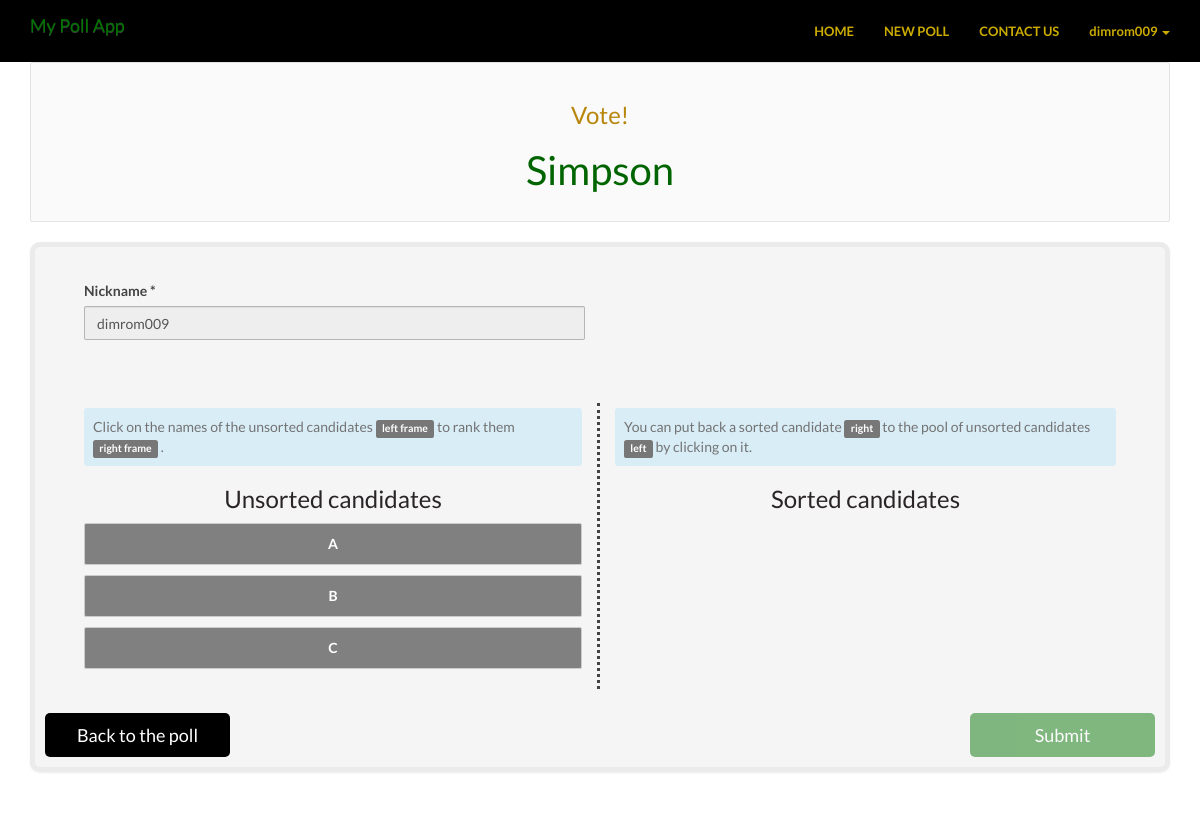
The app's page /polls/vote/59ca2a80-19cc-460f-9c84-a2f9de283ea4 (signed in) with its own data.
### accounts/models.py (models this page shows)
class User(PolymorphicModel):
    id = models.CharField(max_length=100, primary_key=True, default=uuid.uuid4, editable=False)
    nickname = models.CharField(verbose_name=_('Nickname *'), max_length=30)

### polls/models_.py (models this page shows)
class Poll(PolymorphicModel):
    id = models.CharField(max_length=100, primary_key=True, default=uuid.uuid4, editable=False)
    title = models.CharField(max_length=250, verbose_name=_("title *"))
    description = models.TextField(blank=True, null=True, verbose_name=_("description"))
    creation_date = models.DateField(auto_now_add=True)
    closing_date = models.DateField(default=date.today() + timedelta(days=1000), verbose_name=_("closing date * "))
    admin = models.ForeignKey(MyPollAppUser, on_delete=models.CASCADE, related_name='polls')
    def is_closed(self):
        print(self.closing_date)
        print(date.today())
        return self.closing_date <= date.today()

class Candidate(PolymorphicModel):
    poll = models.ForeignKey(VotingPoll, on_delete=models.CASCADE, related_name='candidates')
    candidate = models.CharField(max_length=50, verbose_name=_('candidate'))
    class Meta:
        ordering = ['id']
    def __str__(self):
        return str(self.candidate)

### polls/views.py (the view)
    def _wrapped(request, poll, *args, **kwargs):
        if poll.ballot_type == "Experimental" and \
                (poll.option_blocking_poll and not poll.status_poll):
            messages.error(request, mark_safe(_("the poll is blocked")))
            return redirect(reverse_lazy('redirectPage'))
        return init_fn(request, poll, *args, **kwargs)

### polls/forms.py (shortened to what this page needs)
class VotingForm(forms.Form):
    def __init__(self, candidates, preference_model,poll, *args, **kwargs):
        super(VotingForm, self).__init__(*args, **kwargs)
        self.candidates = candidates
        choices=list(preference_model.zip_preference() if not poll.option_choice else preference_model.zip_preference_option())
        choices.reverse()
        if poll.preference_model == "Approval":
            for c in candidates:
                self.fields['value' + str(c.id)] = forms.ChoiceField(widget=forms.RadioSelect,
                                                                     choices=choices,
                                                                     initial=preference_model.first() if not poll.option_choice else preference_model.first_option() ,
                                                                      label=c.candidate)
        else:
            for c in candidates:
                self.fields['value' + str(c.id)] = forms.CharField(widget=forms.HiddenInput, error_messages={'required':_('you must order all candidates')})

class NickNameForm(Form):
    def __init__(self, read, *args, **kwargs):
        super(NickNameForm, self).__init__(*args, **kwargs)
        self.fields['nickname'] = forms.CharField(max_length=250, label=_('Nickname *'),widget=forms.TextInput(attrs={ 'placeholder': _('Enter your nickname')}))
        if read:
            self.fields['nickname'].widget.attrs['readonly'] = True

### polls/models_.py (called while the page is built)
def preference_model_from_text(desc, len_cand):
    parts = desc.split('#')
    if parts[0] == "PositiveNegative":
        return positiveNegative
    if parts[0] == "Ranks":
        return Ranking(int(parts[1]), len_cand)
    if parts[0] == "Numbers":
        return Numbers(int(parts[1]), int(parts[2]))
    if parts[0] == "Approval":
        return approval
    raise Exception("Unknown preference model: %s" % desc)

    def zip_preference_option(self):
        return zip(self.values, [_(t) for t in self.texts])

### polls/views.py (called while the page is built)
def with_valid_poll(init_fn):
    def _wrapped(request, poll_id, *args, **kwargs):
        poll = get_object_or_404(VotingPoll, id=poll_id)
        return init_fn(request, poll, *args, **kwargs)
    return _wrapped

### templates/polls/vote.html (shortened to what this page needs)
{% extends "polls/base.html" %}
{% load bootstrap3 %}
{% load i18n %}
{% load static %}
{% block static-extra %}
    <link href="{% static 'polls/css/vote.css' %}" rel="stylesheet">
{% endblock %}
{% block content %}
    <div class="container">
        <div class="well">
              <h3>{% trans 'Vote!' %}</h3>
            <h2>{{ poll.title }}</h2>
        </div>
        {% if poll.preference_model == "Ranks#0" or poll.preference_model == "Ranks#2" %}
            <div class="thumbnail clearfix ">
                <form action="" method="post">
                    <div class=" well-lg clearfix">
                        <div class=" col-lg-6">
                            {% bootstrap_form nicknameform %}
                        </div>
                    </div>
                    <div class=" well-lg clearfix">
                        <div class="col-lg-6 col-sm-6" id="init">
                            <div class="hidden-xs" >
                            <p  class="bg-info help-block well-sm"></p>
                        </div>
                            <h3>{% trans 'Unsorted candidates' %}</h3>
                            <ul id="list_init" class="list-group">
                                {% for c in candidates %}
                                    <li class="list-group-item" id="{{ c.id}}" title="{{ c}}" onclick="rank(this.id)">{{ c}}</li>
                                {% endfor %}
                            </ul>
                        </div>
                        <div class="col-lg-6 col-sm-6" id="res">
                        <div class="hidden-xs">
                            <p class="bg-info help-block well-sm"></p>
                            </div>
                            <h3>{% trans 'Sorted candidates' %}</h3>
                        </div>
                    </div>
                    <button id="submit" type="submit" class="btn btn-success pull-right btn-lg col-xs-4 col-sm-3 col-md-2 " >{% bootstrap_icon "ok" %} {%trans 'Submit' %}</button>
                </form>
            <a href="{% url 'viewPoll' poll.id %}"  class="btn btn-custom btn-lg col-xs-4 col-sm-3 col-md-2 ">{% bootstrap_icon "list" %} {% trans 'Back to the poll' %}</a>
            </div>
        {% endif %}
    </div>
{% endblock %}

### templates/polls/base.html (shortened to what this page needs)
{% load bootstrap3 %}
{% load static %}
{% load i18n %}
<!DOCTYPE html>
<html lang="en">
<head>
   <link href="{% static 'polls/css/bootstrap.min.css' %}" rel="stylesheet">
    <link href="{% static 'polls/css/bootstrap-theme.min.css' %}" rel="stylesheet">
    <link href="{% static 'polls/css/mfglabs_iconset.css' %}" rel="stylesheet">
<link href="{% static 'polls/css/poll.css' %}" rel="stylesheet">
 <link href="{% static 'polls/css/font-awesome.min.css' %}" rel="stylesheet" >
{% block static-extra %}{% endblock %}
</head>
<body >
<nav class="navbar navbar-custom navbar-fixed-top ">
    <div class="container">
        <div class="navbar-header">
            <a class="navbar-brand" href="{% url 'home' %}" >My Poll App</a>
        </div>
        <div id="navbar" class="navbar-collapse collapse" >
            <ul  class="nav navbar-nav navbar-right">
                <li><a href="{% url 'home' %}" >{% trans 'Home' %}</a></li>
                <li><a href="{% url 'choosePollType' %}">{% trans 'New poll' %}</a></li>
                <li><a href="mailto:mbakop4polls@gmail.com"> {% trans 'Contact us'%}</a></li>
                <li class="dropdown">
                    <a href="#" class="dropdown-toggle navbar-user" data-toggle="dropdown">{% bootstrap_icon "user" %} {% if user.is_authenticated %}
                        {{ user.nickname }}  {% endif %}<span class="caret"></span></a>
            </ul>
        </div>
    </div>
</nav>
<div class="container-fluid">
    {% block content %}{% endblock %}
</div>
<footer></footer>
</body>
</html>

### polls/static/polls/css/poll.css (style rules this page uses)
body { font-family: 'Lato', Verdana, Arial, Sans-Serif; color: #444; margin: 0px; }
@media (min-width: 992px) { body { padding-top: 62px; } }
h2 { text-align: center; color: gold; }
h3 { text-align: center; color: #292427; }
footer { height: 50px; }
.navbar-custom { background-color: black; border: none; margin: 0px; }
.navbar-custom .navbar-brand { color: green; opacity: 0.9; }
.navbar-custom .navbar-nav > li > a { color: gold; opacity: 0.8; text-transform: uppercase; text-shadow: none; transition: all .2s linear; font-weight: bold; font-size: 13px; line-height: 32px; }
.navbar-custom .navbar-collapse, .navbar-custom .navbar-form { border-color: rgb(235, 235, 235); }
.navbar-custom .navbar-nav > li > a.navbar-user { text-transform: none; }
.well { min-height: 20px; padding: 19px; margin-bottom: 20px; color: rgba(51, 117, 179, 1); background: #fafafa; border: 1px solid #e3e3e3; border-radius: 2px; -webkit-box-shadow: none; box-shadow: none; }
.well h2 { color: darkgreen; font-size: 40px; }
.well h3 { color: darkgoldenrod; }
.btn { border-radius: 5px; border: 2px; text-shadow: none; }
.btn-custom { color: #ffffff; background-color: black; transition: all .2s linear; white-space: normal; }
.btn-success { color: #ffffff; background: #5cb85c; transition: all .2s linear; opacity: 0.9; }
.list-group { border-radius: 2px; box-shadow: none; }
.list-group-item { border-radius: 2px; border: 1px solid rgba(128, 128, 128, 0.5); color: rgba(128, 128, 128, 0.8); }
.list-group-item:first-child, .list-group-item:last-child { border-radius: 2px; }
.form-control { border-radius: 2px; border: 1px solid rgba(128, 128, 128, 0.5); }
.thumbnail { background-color: whitesmoke; border: 5px solid rgb(235, 235, 235); border-radius: 10px; padding: 10px; }

### polls/static/polls/css/vote.css (style rules this page uses)
#list_init li { margin-bottom: 10px; text-align: center; cursor: pointer; background-color: #808080; color:white; font-weight: bold; border: 1px solid #ccc; }
#init { border-right: dotted; }

### records on screen
User: nickname "dimrom009"
Poll: title "Simpson"
Candidate: candidate "A"
Candidate: candidate "B"
Candidate: candidate "C"
